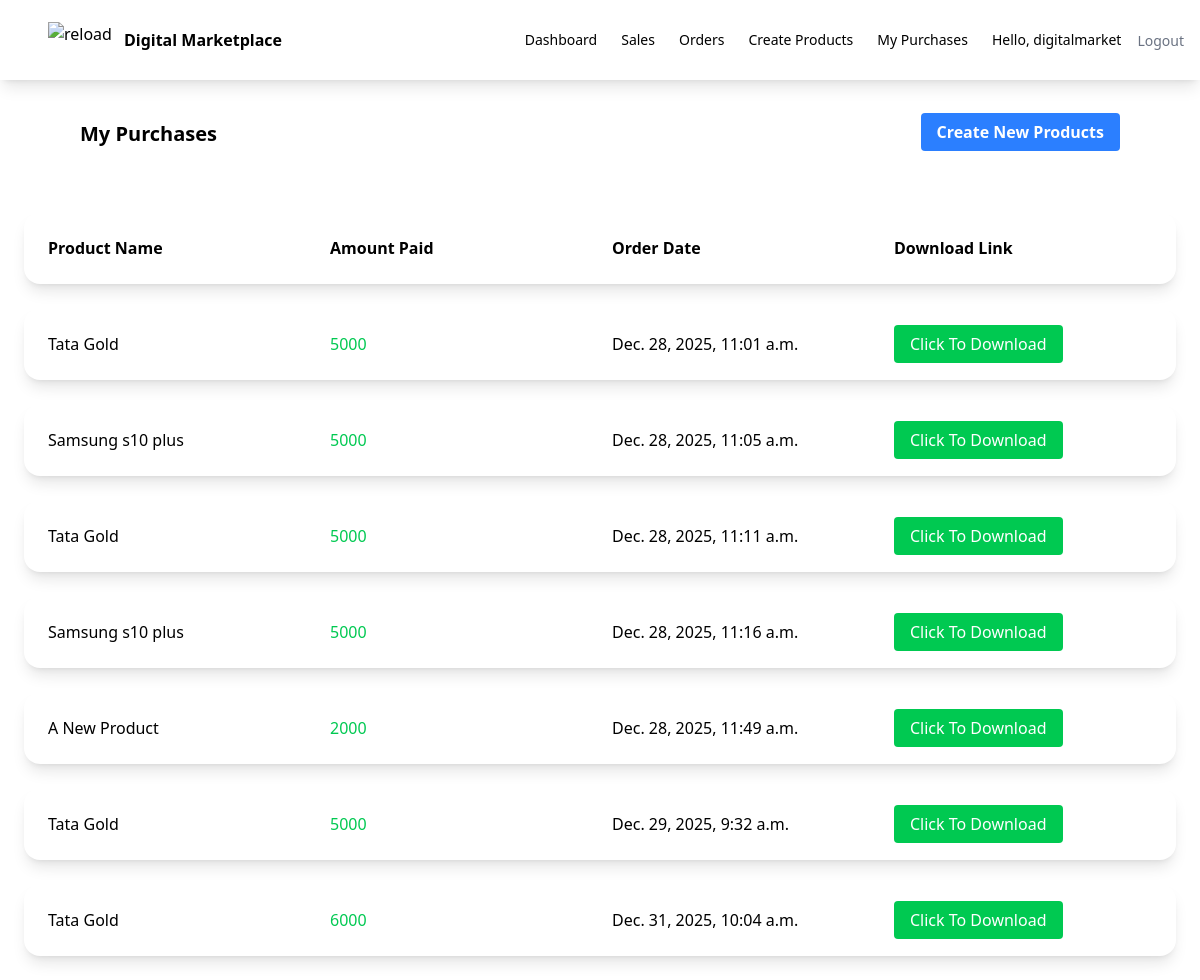
/purchases/ (signed in), run on an earlier commit of the app's database.
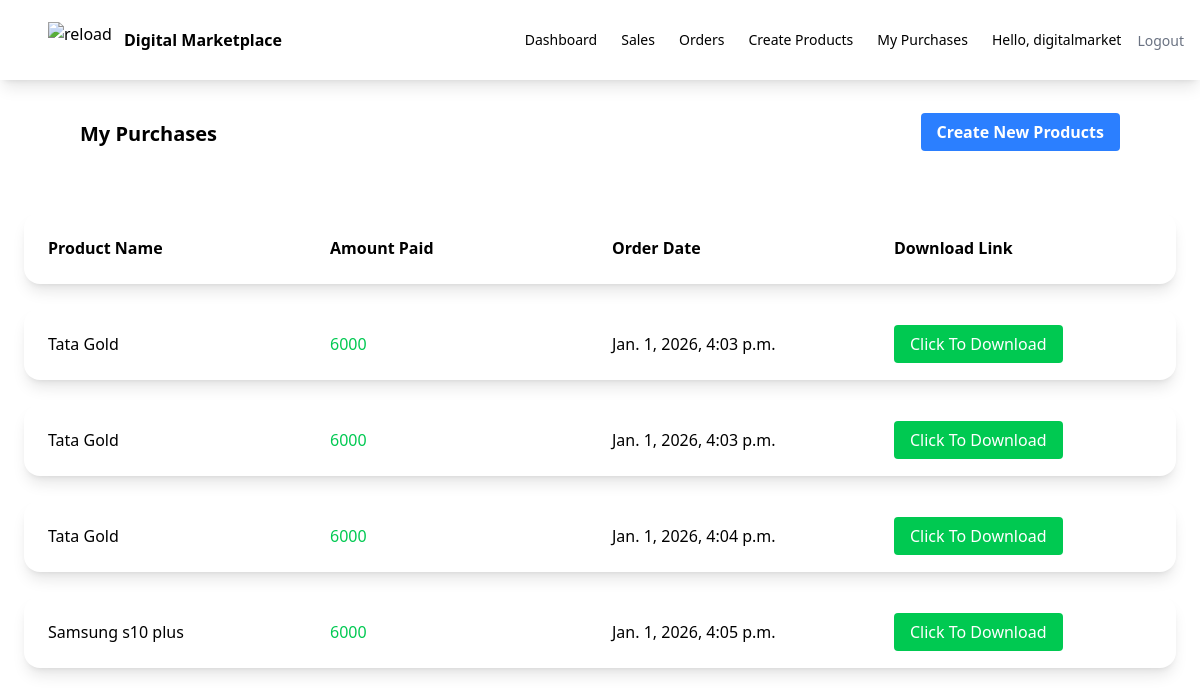
And on a later commit of the database.
### myapp/models.py (models this page shows, shortened)
class OrderDetail(models.Model):
    customer_email = models.EmailField()
    product = models.ForeignKey(Product, on_delete=models.CASCADE)
    amount = models.IntegerField()
    stripe_session_id = models.CharField(max_length=255)
    stripe_payment_intent = models.CharField(
        max_length=255,
        null=True,
        blank=True
    )
    has_paid = models.BooleanField(default=False)
    created_on = models.DateTimeField(auto_now_add=True)
    updated_on = models.DateTimeField(auto_now=True)

class Product(models.Model):
    seller=models.ForeignKey(User,on_delete=models.CASCADE)
    name = models.CharField(max_length=100)
    description = models.CharField(max_length=200)
    price = models.FloatField()
    file = models.FileField(upload_to='uploads')
    total_sales_amount=models.IntegerField(default=0)
    total_order=models.IntegerField(default=0)

### myapp/views.py (the view)
# urls.py: path('purchases/',views.my_purchases,name="purchases"),
def my_purchases(request):
    orders=OrderDetail.objects.filter(customer_email=request.user.email)
    return render (request,'myapp/purchases.html' ,{'orders':orders})

### myapp/templates/myapp/purchases.html
{% extends "myapp/base.html" %}
{% block body %}
<div class="flex justify-between">
  <div class="ml-20 mt-10 font-bold text-xl">My Purchases</div>
  <div class="mr-20 mt-10">
    <a
      class="bg-blue-500 hover:bg-blue-700 text-white font-bold py-2 px-4 rounded"
      href=" {% url 'createproduct' %}"
      >Create New Products
    </a>
  </div>
</div>
<div class="max-w-7xl mx-auto p-6 space-y-6 mt-10">
    <div class="order-header bg-white shadow-lg rounded-2xl p-6 flex items-center space-x-6 font-bold">
        <div class="w-1/4">
            Product Name
        </div>
            <div class="w-1/4">
                Amount Paid
        </div>
        <div class="w-1/4">
            Order Date
        </div>
            <div class="w-1/4">
                Download Link
        </div>
    </div>
  {% for order in orders %}
  <div class="bg-white shadow-lg rounded-2xl p-6 flex items-center space-x-6">
        <div class="w-1/4">
            {{ order.product.name }}
        </div>
            <div class="w-1/4 text-green-500">
                {{ order.amount}}
        </div>
            <div class="w-1/4">
                {{order.created_on}}
        </div>
            <div class="w-1/4">
                 <a class="bg-green-500 text-white px-4 py-2 rounded " href="{{order.product.file.url}}" download >Click To Download </a>
        </div>
  </div>
  {% endfor %}
</div>
{% endblock %}

What changed in the data, as far as the page shows it:
removed OrderDetail: product.name "Tata Gold", amount "5000", created_on "Dec. 28, 2025, 11:01 a.m."
removed OrderDetail: product.name "Samsung s10 plus", amount "5000", created_on "Dec. 28, 2025, 11:05 a.m."
removed OrderDetail: product.name "Tata Gold", amount "5000", created_on "Dec. 28, 2025, 11:11 a.m."
removed OrderDetail: product.name "Samsung s10 plus", amount "5000", created_on "Dec. 28, 2025, 11:16 a.m."
removed OrderDetail: product.name "A New Product", amount "2000", created_on "Dec. 28, 2025, 11:49 a.m."
removed OrderDetail: product.name "Tata Gold", amount "5000", created_on "Dec. 29, 2025, 9:32 a.m."
removed OrderDetail: product.name "Tata Gold", amount "6000", created_on "Dec. 31, 2025, 10:04 a.m."
added OrderDetail: product.name "Tata Gold", amount "6000", created_on "Jan. 1, 2026, 4:03 p.m."
added OrderDetail: product.name "Tata Gold", amount "6000", created_on "Jan. 1, 2026, 4:03 p.m."
added OrderDetail: product.name "Tata Gold", amount "6000", created_on "Jan. 1, 2026, 4:04 p.m."
added OrderDetail: product.name "Samsung s10 plus", amount "6000", created_on "Jan. 1, 2026, 4:05 p.m."
